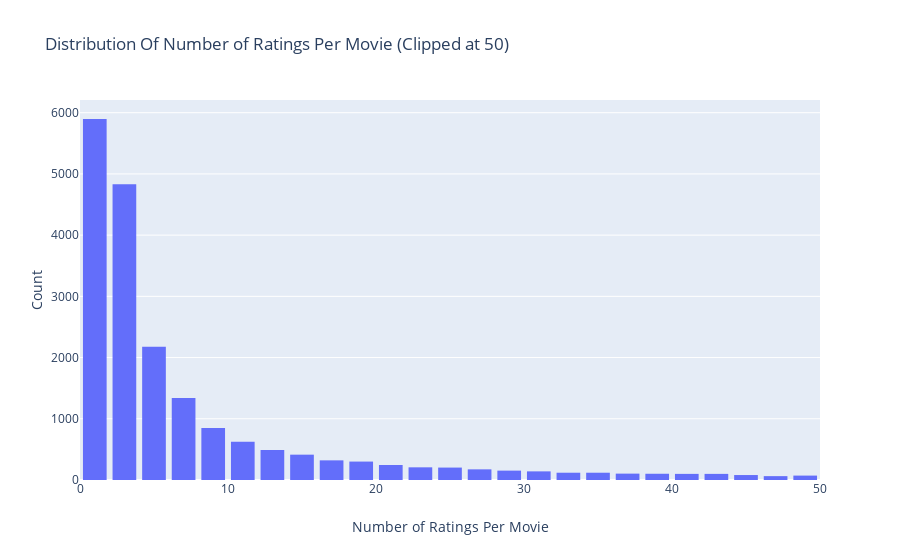

This figure's notebook cell:
### Markdown cell above
### 2.2 Rating Distribution by Movie
Most of Movies receive less than 10 ratings, and very few movies have many ratings, although the most rated movies has 5452 ratings

### Code cell
# Number of ratings per movie
data = sample.groupby('movieId')['rating'].count().clip(upper=50)

# Create trace
trace = go.Histogram(x = data.values,
                     name = 'rating',
                     xbins = dict(start = 0,
                                  end = 50,
                                  size = 2))
# Create layout
layout = go.Layout(title = 'Distribution Of Number of Ratings Per Movie (Clipped at 50)',
                   xaxis = dict(title = 'Number of Ratings Per Movie'),
                   yaxis = dict(title = 'Count'),
                   bargap = 0.2)

# Create plot
fig = go.Figure(data=[trace], layout=layout)
iplot(fig)

### Figure 1 — Plotly figure (JSON) as saved in the notebook; plotly's stock layout.template omitted (floating-point values rounded to 4 significant figures; data arrays with more than 128 entries replaced by an {"elided": "..."} marker saying what was removed)
{"data": [{"name": "rating", "type": "histogram", "x": {"elided": "22648 int values"}, "xbins": {"end": 50, "size": 2, "start": 0}}], "layout": {"bargap": 0.2, "title": {"text": "Distribution Of Number of Ratings Per Movie (Clipped at 50)"}, "xaxis": {"title": {"text": "Number of Ratings Per Movie"}}, "yaxis": {"title": {"text": "Count"}}}}
